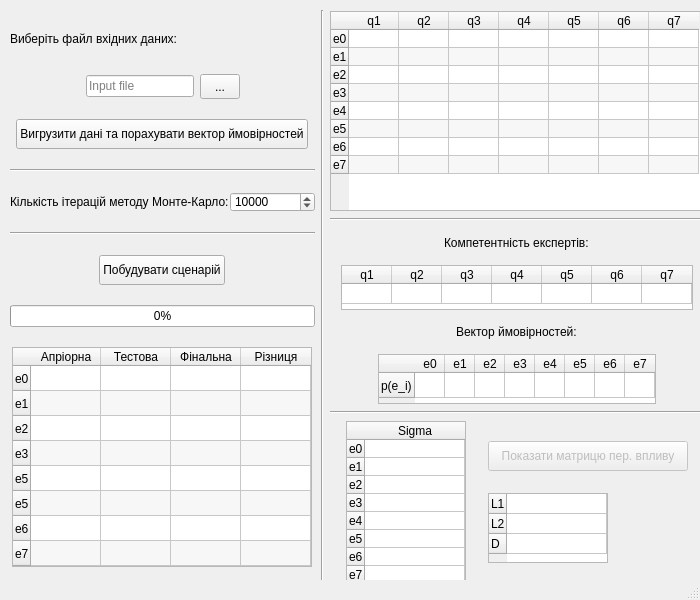
<?xml version="1.0" encoding="UTF-8"?>
<ui version="4.0">
 <class>MainWindow</class>
 <widget class="QMainWindow" name="MainWindow">
  <property name="geometry">
   <rect>
    <x>0</x>
    <y>0</y>
    <width>700</width>
    <height>600</height>
   </rect>
  </property>
  <property name="sizePolicy">
   <sizepolicy hsizetype="Maximum" vsizetype="Maximum">
    <horstretch>0</horstretch>
    <verstretch>0</verstretch>
   </sizepolicy>
  </property>
  <property name="minimumSize">
   <size>
    <width>700</width>
    <height>600</height>
   </size>
  </property>
  <property name="maximumSize">
   <size>
    <width>700</width>
    <height>600</height>
   </size>
  </property>
  <property name="windowTitle">
   <string>Lab 6</string>
  </property>
  <widget class="QWidget" name="centralwidget">
   <property name="sizePolicy">
    <sizepolicy hsizetype="Fixed" vsizetype="Fixed">
     <horstretch>0</horstretch>
     <verstretch>0</verstretch>
    </sizepolicy>
   </property>
   <property name="minimumSize">
    <size>
     <width>700</width>
     <height>580</height>
    </size>
   </property>
   <property name="maximumSize">
    <size>
     <width>700</width>
     <height>580</height>
    </size>
   </property>
   <widget class="QWidget" name="horizontalLayoutWidget">
    <property name="geometry">
     <rect>
      <x>10</x>
      <y>10</y>
      <width>694</width>
      <height>576</height>
     </rect>
    </property>
    <layout class="QHBoxLayout" name="horizontalLayout" stretch="0,0,0">
     <property name="sizeConstraint">
      <enum>QLayout::SetDefaultConstraint</enum>
     </property>
     <item>
      <layout class="QVBoxLayout" name="left" stretch="0,0,1,1,0,1,1,2,2">
       <property name="sizeConstraint">
        <enum>QLayout::SetMinimumSize</enum>
       </property>
       <item>
        <widget class="QLabel" name="label">
         <property name="sizePolicy">
          <sizepolicy hsizetype="Minimum" vsizetype="Minimum">
           <horstretch>0</horstretch>
           <verstretch>0</verstretch>
          </sizepolicy>
         </property>
         <property name="maximumSize">
          <size>
           <width>200</width>
           <height>30</height>
          </size>
         </property>
         <property name="text">
          <string>Виберіть файл вхідних даних:</string>
         </property>
        </widget>
       </item>
       <item>
        <layout class="QHBoxLayout" name="horizontalLayout_2" stretch="0,0,0,0">
         <property name="sizeConstraint">
          <enum>QLayout::SetMinimumSize</enum>
         </property>
         <item>
          <spacer name="horizontalSpacer">
           <property name="orientation">
            <enum>Qt::Horizontal</enum>
           </property>
           <property name="sizeHint" stdset="0">
            <size>
             <width>40</width>
             <height>20</height>
            </size>
           </property>
          </spacer>
         </item>
         <item>
          <widget class="QLineEdit" name="line_input">
           <property name="maximumSize">
            <size>
             <width>300</width>
             <height>16777215</height>
            </size>
           </property>
           <property name="text">
            <string/>
           </property>
           <property name="placeholderText">
            <string>Input file</string>
           </property>
          </widget>
         </item>
         <item>
          <widget class="QToolButton" name="select_input">
           <property name="minimumSize">
            <size>
             <width>40</width>
             <height>25</height>
            </size>
           </property>
           <property name="text">
            <string>...</string>
           </property>
          </widget>
         </item>
         <item>
          <spacer name="horizontalSpacer_3">
           <property name="orientation">
            <enum>Qt::Horizontal</enum>
           </property>
           <property name="sizeHint" stdset="0">
            <size>
             <width>40</width>
             <height>20</height>
            </size>
           </property>
          </spacer>
         </item>
        </layout>
       </item>
       <item alignment="Qt::AlignHCenter">
        <widget class="QPushButton" name="upload">
         <property name="minimumSize">
          <size>
           <width>0</width>
           <height>30</height>
          </size>
         </property>
         <property name="maximumSize">
          <size>
           <width>300</width>
           <height>16777215</height>
          </size>
         </property>
         <property name="text">
          <string>Вигрузити дані та порахувати вектор ймовірностей</string>
         </property>
        </widget>
       </item>
       <item>
        <widget class="Line" name="line_6">
         <property name="orientation">
          <enum>Qt::Horizontal</enum>
         </property>
        </widget>
       </item>
       <item>
        <layout class="QHBoxLayout" name="horizontalLayout_3">
         <property name="spacing">
          <number>1</number>
         </property>
         <property name="sizeConstraint">
          <enum>QLayout::SetMinimumSize</enum>
         </property>
         <item>
          <widget class="QLabel" name="label_4">
           <property name="maximumSize">
            <size>
             <width>16777215</width>
             <height>40</height>
            </size>
           </property>
           <property name="text">
            <string>Кількість ітерацій методу Монте-Карло:</string>
           </property>
          </widget>
         </item>
         <item>
          <widget class="QSpinBox" name="monte">
           <property name="maximumSize">
            <size>
             <width>16777215</width>
             <height>20</height>
            </size>
           </property>
           <property name="minimum">
            <number>1000</number>
           </property>
           <property name="maximum">
            <number>100000</number>
           </property>
           <property name="singleStep">
            <number>1000</number>
           </property>
           <property name="value">
            <number>10000</number>
           </property>
          </widget>
         </item>
        </layout>
       </item>
       <item>
        <widget class="Line" name="line_5">
         <property name="orientation">
          <enum>Qt::Horizontal</enum>
         </property>
        </widget>
       </item>
       <item alignment="Qt::AlignHCenter">
        <widget class="QPushButton" name="build_scenario">
         <property name="minimumSize">
          <size>
           <width>0</width>
           <height>30</height>
          </size>
         </property>
         <property name="maximumSize">
          <size>
           <width>200</width>
           <height>16777215</height>
          </size>
         </property>
         <property name="text">
          <string>Побудувати сценарій</string>
         </property>
        </widget>
       </item>
       <item>
        <widget class="QProgressBar" name="progressBar">
         <property name="value">
          <number>0</number>
         </property>
        </widget>
       </item>
       <item>
        <layout class="QHBoxLayout" name="horizontalLayout_6">
         <item>
          <widget class="QTableWidget" name="results">
           <property name="sizePolicy">
            <sizepolicy hsizetype="Maximum" vsizetype="Maximum">
             <horstretch>0</horstretch>
             <verstretch>0</verstretch>
            </sizepolicy>
           </property>
           <property name="maximumSize">
            <size>
             <width>16777215</width>
             <height>16777215</height>
            </size>
           </property>
           <property name="verticalScrollBarPolicy">
            <enum>Qt::ScrollBarAlwaysOff</enum>
           </property>
           <property name="horizontalScrollBarPolicy">
            <enum>Qt::ScrollBarAlwaysOff</enum>
           </property>
           <property name="sizeAdjustPolicy">
            <enum>QAbstractScrollArea::AdjustToContents</enum>
           </property>
           <property name="editTriggers">
            <set>QAbstractItemView::DoubleClicked</set>
           </property>
           <property name="alternatingRowColors">
            <bool>true</bool>
           </property>
           <property name="rowCount">
            <number>8</number>
           </property>
           <property name="columnCount">
            <number>4</number>
           </property>
           <attribute name="horizontalHeaderDefaultSectionSize">
            <number>60</number>
           </attribute>
           <attribute name="horizontalHeaderHighlightSections">
            <bool>false</bool>
           </attribute>
           <attribute name="horizontalHeaderMinimumSectionSize">
            <number>70</number>
           </attribute>
           <attribute name="verticalHeaderVisible">
            <bool>true</bool>
           </attribute>
           <attribute name="verticalHeaderDefaultSectionSize">
            <number>25</number>
           </attribute>
           <attribute name="verticalHeaderHighlightSections">
            <bool>false</bool>
           </attribute>
           <attribute name="verticalHeaderMinimumSectionSize">
            <number>25</number>
           </attribute>
           <row>
            <property name="text">
             <string>e0</string>
            </property>
           </row>
           <row>
            <property name="text">
             <string>e1</string>
            </property>
           </row>
           <row>
            <property name="text">
             <string>e2</string>
            </property>
           </row>
           <row>
            <property name="text">
             <string>e3</string>
            </property>
           </row>
           <row>
            <property name="text">
             <string>e5</string>
            </property>
           </row>
           <row>
            <property name="text">
             <string>e5</string>
            </property>
           </row>
           <row>
            <property name="text">
             <string>e6</string>
            </property>
           </row>
           <row>
            <property name="text">
             <string>e7</string>
            </property>
           </row>
           <column>
            <property name="text">
             <string>Апріорна</string>
            </property>
           </column>
           <column>
            <property name="text">
             <string>Тестова</string>
            </property>
           </column>
           <column>
            <property name="text">
             <string>Фінальна</string>
            </property>
           </column>
           <column>
            <property name="text">
             <string>Різниця</string>
            </property>
           </column>
           <item row="0" column="0">
            <property name="text">
             <string/>
            </property>
            <property name="flags">
             <set>ItemIsDragEnabled|ItemIsUserCheckable|ItemIsEnabled</set>
            </property>
           </item>
           <item row="0" column="1">
            <property name="text">
             <string/>
            </property>
            <property name="flags">
             <set>ItemIsSelectable|ItemIsEditable|ItemIsDragEnabled|ItemIsUserCheckable|ItemIsEnabled</set>
            </property>
           </item>
           <item row="1" column="0">
            <property name="text">
             <string/>
            </property>
            <property name="flags">
             <set>ItemIsDragEnabled|ItemIsUserCheckable|ItemIsEnabled</set>
            </property>
           </item>
           <item row="1" column="1">
            <property name="text">
             <string/>
            </property>
            <property name="flags">
             <set>ItemIsSelectable|ItemIsEditable|ItemIsDragEnabled|ItemIsUserCheckable|ItemIsEnabled</set>
            </property>
           </item>
           <item row="1" column="2">
            <property name="text">
             <string/>
            </property>
            <property name="flags">
             <set>ItemIsDragEnabled|ItemIsUserCheckable|ItemIsEnabled</set>
            </property>
           </item>
           <item row="1" column="3">
            <property name="text">
             <string/>
            </property>
            <property name="flags">
             <set>ItemIsDragEnabled|ItemIsUserCheckable|ItemIsEnabled</set>
            </property>
           </item>
           <item row="2" column="0">
            <property name="text">
             <string/>
            </property>
            <property name="flags">
             <set>ItemIsDragEnabled|ItemIsUserCheckable|ItemIsEnabled</set>
            </property>
           </item>
           <item row="2" column="1">
            <property name="text">
             <string/>
            </property>
            <property name="flags">
             <set>ItemIsSelectable|ItemIsEditable|ItemIsDragEnabled|ItemIsUserCheckable|ItemIsEnabled</set>
            </property>
           </item>
           <item row="2" column="2">
            <property name="text">
             <string/>
            </property>
            <property name="flags">
             <set>ItemIsDragEnabled|ItemIsUserCheckable|ItemIsEnabled</set>
            </property>
           </item>
           <item row="2" column="3">
            <property name="text">
             <string/>
            </property>
            <property name="flags">
             <set>ItemIsDragEnabled|ItemIsUserCheckable|ItemIsEnabled</set>
            </property>
           </item>
           <item row="3" column="0">
            <property name="text">
             <string/>
            </property>
            <property name="flags">
             <set>ItemIsDragEnabled|ItemIsUserCheckable|ItemIsEnabled</set>
            </property>
           </item>
           <item row="3" column="1">
            <property name="text">
             <string/>
            </property>
            <property name="flags">
             <set>ItemIsSelectable|ItemIsEditable|ItemIsDragEnabled|ItemIsUserCheckable|ItemIsEnabled</set>
            </property>
           </item>
           <item row="3" column="2">
            <property name="text">
             <string/>
            </property>
            <property name="flags">
             <set>ItemIsDragEnabled|ItemIsUserCheckable|ItemIsEnabled</set>
            </property>
           </item>
           <item row="3" column="3">
            <property name="text">
             <string/>
            </property>
            <property name="flags">
             <set>ItemIsDragEnabled|ItemIsUserCheckable|ItemIsEnabled</set>
            </property>
           </item>
           <item row="4" column="0">
            <property name="text">
             <string/>
            </property>
            <property name="flags">
             <set>ItemIsDragEnabled|ItemIsUserCheckable|ItemIsEnabled</set>
            </property>
           </item>
           <item row="4" column="1">
            <property name="text">
             <string/>
            </property>
            <property name="flags">
             <set>ItemIsSelectable|ItemIsEditable|ItemIsDragEnabled|ItemIsUserCheckable|ItemIsEnabled</set>
            </property>
           </item>
           <item row="4" column="2">
            <property name="text">
             <string/>
            </property>
            <property name="flags">
             <set>ItemIsDragEnabled|ItemIsUserCheckable|ItemIsEnabled</set>
            </property>
           </item>
           <item row="4" column="3">
            <property name="text">
             <string/>
            </property>
            <property name="flags">
             <set>ItemIsDragEnabled|ItemIsUserCheckable|ItemIsEnabled</set>
            </property>
           </item>
           <item row="5" column="0">
            <property name="text">
             <string/>
            </property>
            <property name="flags">
             <set>ItemIsDragEnabled|ItemIsUserCheckable|ItemIsEnabled</set>
            </property>
           </item>
           <item row="5" column="1">
            <property name="text">
             <string/>
            </property>
            <property name="flags">
             <set>ItemIsSelectable|ItemIsEditable|ItemIsDragEnabled|ItemIsUserCheckable|ItemIsEnabled</set>
            </property>
           </item>
           <item row="5" column="2">
            <property name="text">
             <string/>
            </property>
            <property name="flags">
             <set>ItemIsDragEnabled|ItemIsUserCheckable|ItemIsEnabled</set>
            </property>
           </item>
           <item row="5" column="3">
            <property name="text">
             <string/>
            </property>
            <property name="flags">
             <set>ItemIsDragEnabled|ItemIsUserCheckable|ItemIsEnabled</set>
            </property>
           </item>
           <item row="6" column="0">
            <property name="text">
             <string/>
            </property>
            <property name="flags">
             <set>ItemIsDragEnabled|ItemIsUserCheckable|ItemIsEnabled</set>
            </property>
           </item>
           <item row="6" column="1">
            <property name="text">
             <string/>
            </property>
            <property name="flags">
             <set>ItemIsSelectable|ItemIsEditable|ItemIsDragEnabled|ItemIsUserCheckable|ItemIsEnabled</set>
            </property>
           </item>
           <item row="6" column="2">
            <property name="text">
             <string/>
            </property>
            <property name="flags">
             <set>ItemIsDragEnabled|ItemIsUserCheckable|ItemIsEnabled</set>
            </property>
           </item>
           <item row="6" column="3">
            <property name="text">
             <string/>
            </property>
            <property name="flags">
             <set>ItemIsDragEnabled|ItemIsUserCheckable|ItemIsEnabled</set>
            </property>
           </item>
          </widget>
         </item>
        </layout>
       </item>
      </layout>
     </item>
     <item>
      <widget class="Line" name="line">
       <property name="orientation">
        <enum>Qt::Vertical</enum>
       </property>
      </widget>
     </item>
     <item>
      <layout class="QVBoxLayout" name="verticalLayout_2" stretch="0,0,0,0,0,0,0,0">
       <item>
        <layout class="QHBoxLayout" name="horizontalLayout_5">
         <item>
          <widget class="QTableWidget" name="data">
           <property name="enabled">
            <bool>true</bool>
           </property>
           <property name="sizePolicy">
            <sizepolicy hsizetype="Fixed" vsizetype="Fixed">
             <horstretch>0</horstretch>
             <verstretch>0</verstretch>
            </sizepolicy>
           </property>
           <property name="minimumSize">
            <size>
             <width>374</width>
             <height>200</height>
            </size>
           </property>
           <property name="maximumSize">
            <size>
             <width>374</width>
             <height>200</height>
            </size>
           </property>
           <property name="sizeIncrement">
            <size>
             <width>0</width>
             <height>0</height>
            </size>
           </property>
           <property name="baseSize">
            <size>
             <width>0</width>
             <height>0</height>
            </size>
           </property>
           <property name="layoutDirection">
            <enum>Qt::LeftToRight</enum>
           </property>
           <property name="verticalScrollBarPolicy">
            <enum>Qt::ScrollBarAlwaysOff</enum>
           </property>
           <property name="horizontalScrollBarPolicy">
            <enum>Qt::ScrollBarAlwaysOff</enum>
           </property>
           <property name="sizeAdjustPolicy">
            <enum>QAbstractScrollArea::AdjustToContents</enum>
           </property>
           <property name="editTriggers">
            <set>QAbstractItemView::NoEditTriggers</set>
           </property>
           <property name="dragDropOverwriteMode">
            <bool>false</bool>
           </property>
           <property name="alternatingRowColors">
            <bool>true</bool>
           </property>
           <property name="rowCount">
            <number>8</number>
           </property>
           <property name="columnCount">
            <number>7</number>
           </property>
           <attribute name="horizontalHeaderVisible">
            <bool>true</bool>
           </attribute>
           <attribute name="horizontalHeaderCascadingSectionResizes">
            <bool>false</bool>
           </attribute>
           <attribute name="horizontalHeaderDefaultSectionSize">
            <number>50</number>
           </attribute>
           <attribute name="horizontalHeaderHighlightSections">
            <bool>true</bool>
           </attribute>
           <attribute name="horizontalHeaderMinimumSectionSize">
            <number>50</number>
           </attribute>
           <attribute name="verticalHeaderVisible">
            <bool>true</bool>
           </attribute>
           <attribute name="verticalHeaderDefaultSectionSize">
            <number>14</number>
           </attribute>
           <attribute name="verticalHeaderMinimumSectionSize">
            <number>14</number>
           </attribute>
           <row>
            <property name="text">
             <string>e0</string>
            </property>
           </row>
           <row>
            <property name="text">
             <string>e1</string>
            </property>
           </row>
           <row>
            <property name="text">
             <string>e2</string>
            </property>
           </row>
           <row>
            <property name="text">
             <string>e3</string>
            </property>
           </row>
           <row>
            <property name="text">
             <string>e4</string>
            </property>
           </row>
           <row>
            <property name="text">
             <string>e5</string>
            </property>
           </row>
           <row>
            <property name="text">
             <string>e6</string>
            </property>
           </row>
           <row>
            <property name="text">
             <string>e7</string>
            </property>
           </row>
           <column>
            <property name="text">
             <string>q1</string>
            </property>
           </column>
           <column>
            <property name="text">
             <string>q2</string>
            </property>
           </column>
           <column>
            <property name="text">
             <string>q3</string>
            </property>
           </column>
           <column>
            <property name="text">
             <string>q4</string>
            </property>
           </column>
           <column>
            <property name="text">
             <string>q5</string>
            </property>
           </column>
           <column>
            <property name="text">
             <string>q6</string>
            </property>
           </column>
           <column>
            <property name="text">
             <string>q7</string>
            </property>
           </column>
          </widget>
         </item>
        </layout>
       </item>
       <item>
        <widget class="Line" name="line_3">
         <property name="orientation">
          <enum>Qt::Horizontal</enum>
         </property>
        </widget>
       </item>
       <item alignment="Qt::AlignHCenter">
        <widget class="QLabel" name="label_2">
         <property name="sizePolicy">
          <sizepolicy hsizetype="Minimum" vsizetype="Minimum">
           <horstretch>0</horstretch>
           <verstretch>0</verstretch>
          </sizepolicy>
         </property>
         <property name="maximumSize">
          <size>
           <width>16777215</width>
           <height>30</height>
          </size>
         </property>
         <property name="text">
          <string>Компетентність експертів:</string>
         </property>
        </widget>
       </item>
       <item alignment="Qt::AlignHCenter">
        <widget class="QTableWidget" name="experts">
         <property name="sizePolicy">
          <sizepolicy hsizetype="Maximum" vsizetype="Maximum">
           <horstretch>0</horstretch>
           <verstretch>0</verstretch>
          </sizepolicy>
         </property>
         <property name="maximumSize">
          <size>
           <width>16777215</width>
           <height>45</height>
          </size>
         </property>
         <property name="autoFillBackground">
          <bool>false</bool>
         </property>
         <property name="styleSheet">
          <string notr="true"/>
         </property>
         <property name="frameShape">
          <enum>QFrame::StyledPanel</enum>
         </property>
         <property name="lineWidth">
          <number>2</number>
         </property>
         <property name="midLineWidth">
          <number>2</number>
         </property>
         <property name="verticalScrollBarPolicy">
          <enum>Qt::ScrollBarAlwaysOff</enum>
         </property>
         <property name="horizontalScrollBarPolicy">
          <enum>Qt::ScrollBarAlwaysOff</enum>
         </property>
         <property name="sizeAdjustPolicy">
          <enum>QAbstractScrollArea::AdjustToContents</enum>
         </property>
         <property name="editTriggers">
          <set>QAbstractItemView::DoubleClicked</set>
         </property>
         <property name="alternatingRowColors">
          <bool>true</bool>
         </property>
         <property name="showGrid">
          <bool>true</bool>
         </property>
         <property name="gridStyle">
          <enum>Qt::SolidLine</enum>
         </property>
         <property name="sortingEnabled">
          <bool>false</bool>
         </property>
         <property name="rowCount">
          <number>1</number>
         </property>
         <property name="columnCount">
          <number>7</number>
         </property>
         <attribute name="horizontalHeaderVisible">
          <bool>true</bool>
         </attribute>
         <attribute name="horizontalHeaderCascadingSectionResizes">
          <bool>false</bool>
         </attribute>
         <attribute name="horizontalHeaderDefaultSectionSize">
          <number>50</number>
         </attribute>
         <attribute name="horizontalHeaderHighlightSections">
          <bool>false</bool>
         </attribute>
         <attribute name="horizontalHeaderMinimumSectionSize">
          <number>40</number>
         </attribute>
         <attribute name="verticalHeaderVisible">
          <bool>false</bool>
         </attribute>
         <attribute name="verticalHeaderDefaultSectionSize">
          <number>20</number>
         </attribute>
         <attribute name="verticalHeaderMinimumSectionSize">
          <number>20</number>
         </attribute>
         <attribute name="verticalHeaderShowSortIndicator" stdset="0">
          <bool>false</bool>
         </attribute>
         <attribute name="verticalHeaderStretchLastSection">
          <bool>false</bool>
         </attribute>
         <row/>
         <column>
          <property name="text">
           <string>q1</string>
          </property>
         </column>
         <column>
          <property name="text">
           <string>q2</string>
          </property>
         </column>
         <column>
          <property name="text">
           <string>q3</string>
          </property>
         </column>
         <column>
          <property name="text">
           <string>q4</string>
          </property>
         </column>
         <column>
          <property name="text">
           <string>q5</string>
          </property>
         </column>
         <column>
          <property name="text">
           <string>q6</string>
          </property>
         </column>
         <column>
          <property name="text">
           <string>q7</string>
          </property>
         </column>
        </widget>
       </item>
       <item alignment="Qt::AlignHCenter">
        <widget class="QLabel" name="label_3">
         <property name="sizePolicy">
          <sizepolicy hsizetype="Minimum" vsizetype="Minimum">
           <horstretch>0</horstretch>
           <verstretch>0</verstretch>
          </sizepolicy>
         </property>
         <property name="maximumSize">
          <size>
           <width>150</width>
           <height>30</height>
          </size>
         </property>
         <property name="text">
          <string>Вектор ймовірностей:</string>
         </property>
         <property name="wordWrap">
          <bool>false</bool>
         </property>
        </widget>
       </item>
       <item alignment="Qt::AlignHCenter">
        <widget class="QTableWidget" name="probability">
         <property name="sizePolicy">
          <sizepolicy hsizetype="Maximum" vsizetype="Maximum">
           <horstretch>0</horstretch>
           <verstretch>0</verstretch>
          </sizepolicy>
         </property>
         <property name="maximumSize">
          <size>
           <width>16777215</width>
           <height>50</height>
          </size>
         </property>
         <property name="lineWidth">
          <number>1</number>
         </property>
         <property name="verticalScrollBarPolicy">
          <enum>Qt::ScrollBarAlwaysOff</enum>
         </property>
         <property name="horizontalScrollBarPolicy">
          <enum>Qt::ScrollBarAlwaysOff</enum>
         </property>
         <property name="sizeAdjustPolicy">
          <enum>QAbstractScrollArea::AdjustToContents</enum>
         </property>
         <property name="rowCount">
          <number>1</number>
         </property>
         <property name="columnCount">
          <number>8</number>
         </property>
         <attribute name="horizontalHeaderVisible">
          <bool>true</bool>
         </attribute>
         <attribute name="horizontalHeaderDefaultSectionSize">
          <number>30</number>
         </attribute>
         <attribute name="horizontalHeaderMinimumSectionSize">
          <number>30</number>
         </attribute>
         <attribute name="verticalHeaderVisible">
          <bool>true</bool>
         </attribute>
         <attribute name="verticalHeaderDefaultSectionSize">
          <number>25</number>
         </attribute>
         <attribute name="verticalHeaderMinimumSectionSize">
          <number>25</number>
         </attribute>
         <row>
          <property name="text">
           <string>p(e_i)</string>
          </property>
         </row>
         <column>
          <property name="text">
           <string>e0</string>
          </property>
         </column>
         <column>
          <property name="text">
           <string>e1</string>
          </property>
         </column>
         <column>
          <property name="text">
           <string>e2</string>
          </property>
         </column>
         <column>
          <property name="text">
           <string>e3</string>
          </property>
         </column>
         <column>
          <property name="text">
           <string>e4</string>
          </property>
         </column>
         <column>
          <property name="text">
           <string>e5</string>
          </property>
         </column>
         <column>
          <property name="text">
           <string>e6</string>
          </property>
         </column>
         <column>
          <property name="text">
           <string>e7</string>
          </property>
         </column>
         <item row="0" column="0">
          <property name="text">
           <string/>
          </property>
          <property name="flags">
           <set>ItemIsDragEnabled|ItemIsUserCheckable|ItemIsEnabled</set>
          </property>
         </item>
         <item row="0" column="1">
          <property name="text">
           <string/>
          </property>
          <property name="flags">
           <set>ItemIsDragEnabled|ItemIsUserCheckable|ItemIsEnabled</set>
          </property>
         </item>
         <item row="0" column="2">
          <property name="text">
           <string/>
          </property>
          <property name="flags">
           <set>ItemIsDragEnabled|ItemIsUserCheckable|ItemIsEnabled</set>
          </property>
         </item>
         <item row="0" column="3">
          <property name="text">
           <string/>
          </property>
          <property name="flags">
           <set>ItemIsDragEnabled|ItemIsUserCheckable|ItemIsEnabled</set>
          </property>
         </item>
         <item row="0" column="4">
          <property name="text">
           <string/>
          </property>
          <property name="flags">
           <set>ItemIsDragEnabled|ItemIsUserCheckable|ItemIsEnabled</set>
          </property>
         </item>
         <item row="0" column="5">
          <property name="text">
           <string/>
          </property>
          <property name="flags">
           <set>ItemIsDragEnabled|ItemIsUserCheckable|ItemIsEnabled</set>
          </property>
         </item>
         <item row="0" column="6">
          <property name="text">
           <string/>
          </property>
          <property name="flags">
           <set>ItemIsDragEnabled|ItemIsUserCheckable|ItemIsEnabled</set>
          </property>
         </item>
        </widget>
       </item>
       <item>
        <widget class="Line" name="line_4">
         <property name="orientation">
          <enum>Qt::Horizontal</enum>
         </property>
        </widget>
       </item>
       <item>
        <layout class="QHBoxLayout" name="horizontalLayout_4">
         <property name="sizeConstraint">
          <enum>QLayout::SetMaximumSize</enum>
         </property>
         <item alignment="Qt::AlignVCenter">
          <widget class="QTableWidget" name="sigmas">
           <property name="sizePolicy">
            <sizepolicy hsizetype="Maximum" vsizetype="Minimum">
             <horstretch>0</horstretch>
             <verstretch>0</verstretch>
            </sizepolicy>
           </property>
           <property name="minimumSize">
            <size>
             <width>0</width>
             <height>0</height>
            </size>
           </property>
           <property name="verticalScrollBarPolicy">
            <enum>Qt::ScrollBarAlwaysOff</enum>
           </property>
           <property name="horizontalScrollBarPolicy">
            <enum>Qt::ScrollBarAlwaysOff</enum>
           </property>
           <property name="sizeAdjustPolicy">
            <enum>QAbstractScrollArea::AdjustToContents</enum>
           </property>
           <property name="editTriggers">
            <set>QAbstractItemView::NoEditTriggers</set>
           </property>
           <property name="rowCount">
            <number>8</number>
           </property>
           <property name="columnCount">
            <number>1</number>
           </property>
           <attribute name="horizontalHeaderMinimumSectionSize">
            <number>40</number>
           </attribute>
           <attribute name="verticalHeaderVisible">
            <bool>true</bool>
           </attribute>
           <attribute name="verticalHeaderDefaultSectionSize">
            <number>18</number>
           </attribute>
           <attribute name="verticalHeaderMinimumSectionSize">
            <number>18</number>
           </attribute>
           <row>
            <property name="text">
             <string>e0</string>
            </property>
           </row>
           <row>
            <property name="text">
             <string>e1</string>
            </property>
           </row>
           <row>
            <property name="text">
             <string>e2</string>
            </property>
           </row>
           <row>
            <property name="text">
             <string>e3</string>
            </property>
           </row>
           <row>
            <property name="text">
             <string>e4</string>
            </property>
           </row>
           <row>
            <property name="text">
             <string>e5</string>
            </property>
           </row>
           <row>
            <property name="text">
             <string>e6</string>
            </property>
           </row>
           <row>
            <property name="text">
             <string>e7</string>
            </property>
           </row>
           <column>
            <property name="text">
             <string>Sigma</string>
            </property>
            <property name="font">
             <font>
              <underline>false</underline>
             </font>
            </property>
           </column>
           <item row="0" column="0">
            <property name="text">
             <string/>
            </property>
            <property name="flags">
             <set>ItemIsDragEnabled|ItemIsUserCheckable|ItemIsEnabled</set>
            </property>
           </item>
           <item row="1" column="0">
            <property name="text">
             <string/>
            </property>
            <property name="flags">
             <set>ItemIsDragEnabled|ItemIsUserCheckable|ItemIsEnabled</set>
            </property>
           </item>
           <item row="2" column="0">
            <property name="text">
             <string/>
            </property>
            <property name="flags">
             <set>ItemIsDragEnabled|ItemIsUserCheckable|ItemIsEnabled</set>
            </property>
           </item>
           <item row="3" column="0">
            <property name="text">
             <string/>
            </property>
            <property name="flags">
             <set>ItemIsDragEnabled|ItemIsUserCheckable|ItemIsEnabled</set>
            </property>
           </item>
           <item row="4" column="0">
            <property name="text">
             <string/>
            </property>
            <property name="flags">
             <set>ItemIsDragEnabled|ItemIsUserCheckable|ItemIsEnabled</set>
            </property>
           </item>
           <item row="5" column="0">
            <property name="text">
             <string/>
            </property>
            <property name="flags">
             <set>ItemIsDragEnabled|ItemIsUserCheckable|ItemIsEnabled</set>
            </property>
           </item>
           <item row="6" column="0">
            <property name="text">
             <string/>
            </property>
            <property name="flags">
             <set>ItemIsDragEnabled|ItemIsUserCheckable|ItemIsEnabled</set>
            </property>
           </item>
          </widget>
         </item>
         <item>
          <layout class="QVBoxLayout" name="verticalLayout">
           <property name="spacing">
            <number>2</number>
           </property>
           <item>
            <widget class="QPushButton" name="cross_impact_button">
             <property name="enabled">
              <bool>false</bool>
             </property>
             <property name="sizePolicy">
              <sizepolicy hsizetype="Minimum" vsizetype="Minimum">
               <horstretch>0</horstretch>
               <verstretch>0</verstretch>
              </sizepolicy>
             </property>
             <property name="minimumSize">
              <size>
               <width>200</width>
               <height>20</height>
              </size>
             </property>
             <property name="maximumSize">
              <size>
               <width>200</width>
               <height>30</height>
              </size>
             </property>
             <property name="text">
              <string>Показати матрицю пер. впливу</string>
             </property>
            </widget>
           </item>
           <item>
            <widget class="QTableWidget" name="stats">
             <property name="sizePolicy">
              <sizepolicy hsizetype="Maximum" vsizetype="Maximum">
               <horstretch>0</horstretch>
               <verstretch>0</verstretch>
              </sizepolicy>
             </property>
             <property name="minimumSize">
              <size>
               <width>0</width>
               <height>0</height>
              </size>
             </property>
             <property name="maximumSize">
              <size>
               <width>16777215</width>
               <height>70</height>
              </size>
             </property>
             <property name="verticalScrollBarPolicy">
              <enum>Qt::ScrollBarAlwaysOff</enum>
             </property>
             <property name="horizontalScrollBarPolicy">
              <enum>Qt::ScrollBarAlwaysOff</enum>
             </property>
             <property name="sizeAdjustPolicy">
              <enum>QAbstractScrollArea::AdjustToContents</enum>
             </property>
             <property name="rowCount">
              <number>3</number>
             </property>
             <property name="columnCount">
              <number>1</number>
             </property>
             <attribute name="horizontalHeaderVisible">
              <bool>false</bool>
             </attribute>
             <attribute name="horizontalHeaderMinimumSectionSize">
              <number>100</number>
             </attribute>
             <attribute name="verticalHeaderDefaultSectionSize">
              <number>20</number>
             </attribute>
             <attribute name="verticalHeaderMinimumSectionSize">
              <number>20</number>
             </attribute>
             <row>
              <property name="text">
               <string>L1</string>
              </property>
             </row>
             <row>
              <property name="text">
               <string>L2</string>
              </property>
             </row>
             <row>
              <property name="text">
               <string>D</string>
              </property>
             </row>
             <column/>
             <item row="0" column="0">
              <property name="text">
               <string/>
              </property>
              <property name="flags">
               <set>ItemIsDragEnabled|ItemIsUserCheckable|ItemIsEnabled</set>
              </property>
             </item>
             <item row="2" column="0">
              <property name="text">
               <string/>
              </property>
              <property name="flags">
               <set>ItemIsDragEnabled|ItemIsUserCheckable|ItemIsEnabled</set>
              </property>
             </item>
            </widget>
           </item>
          </layout>
         </item>
        </layout>
       </item>
      </layout>
     </item>
    </layout>
   </widget>
  </widget>
  <widget class="QStatusBar" name="statusbar"/>
 </widget>
 <resources/>
 <connections/>
</ui>
